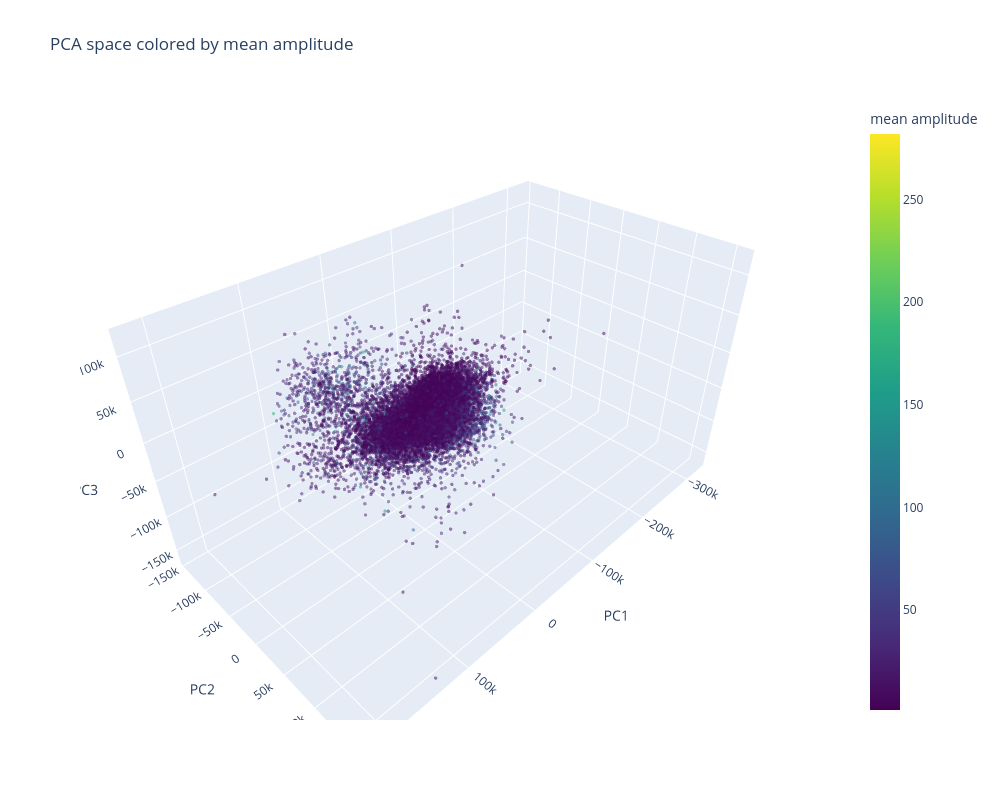

The notebook cell saved with this chart:
### Code cell
fig = go.Figure(data=[go.Scatter3d(
    x=pca_coords[:, 0], y=pca_coords[:, 1], z=pca_coords[:, 2],
    mode='markers',
    marker=dict(size=2, opacity=0.5, color=mean_amplitudes, colorscale='Viridis', colorbar=dict(title="mean amplitude")),
)])
fig.update_layout(
    title="PCA space colored by mean amplitude",
    scene=dict(xaxis_title="PC1", yaxis_title="PC2", zaxis_title="PC3"),
    width=1000, height=800
)
fig.show()

### Figure 1 — Plotly figure (JSON) as saved in the notebook; plotly's stock layout.template omitted (floating-point values rounded to 4 significant figures; data arrays with more than 128 entries replaced by an {"elided": "..."} marker saying what was removed)
{"data": [{"marker": {"color": {"elided": "19509 float values"}, "colorbar": {"title": {"text": "mean amplitude"}}, "colorscale": [[0, "#440154"], [0.1111, "#482878"], [0.2222, "#3e4989"], [0.3333, "#31688e"], [0.4444, "#26828e"], [0.5556, "#1f9e89"], [0.6667, "#35b779"], [0.7778, "#6ece58"], [0.8889, "#b5de2b"], [1, "#fde725"]], "opacity": 0.5, "size": 2}, "mode": "markers", "type": "scatter3d", "x": {"elided": "19509 float values"}, "y": {"elided": "19509 float values"}, "z": {"elided": "19509 float values"}}], "layout": {"height": 800, "scene": {"xaxis": {"title": {"text": "PC1"}}, "yaxis": {"title": {"text": "PC2"}}, "zaxis": {"title": {"text": "PC3"}}}, "title": {"text": "PCA space colored by mean amplitude"}, "width": 1000}}
